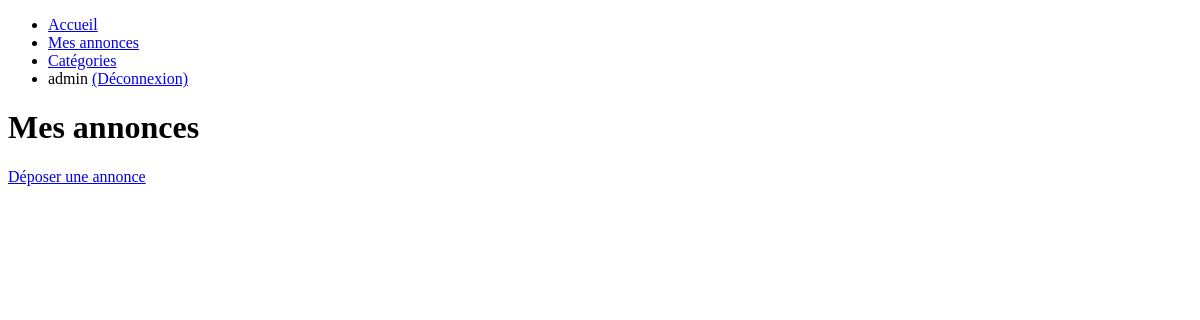
The page /advert/index.php (signed in) on the database as committed earlier.
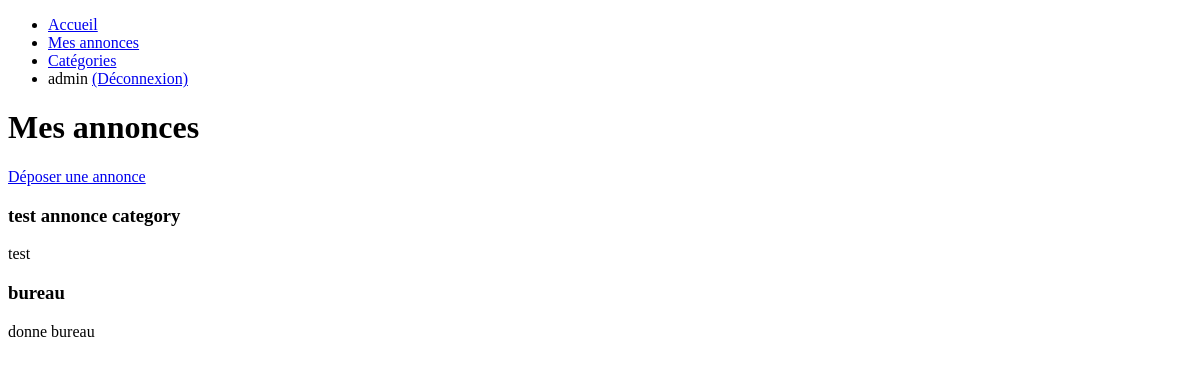
The same page on the database as committed later.
### tables this page shows
CREATE TABLE `advert` (
  `id` int(11) NOT NULL,
  `title` varchar(255) NOT NULL,
  `body` varchar(255) NOT NULL,
  `location` varchar(255) NOT NULL,
  `user_id` int(11) NOT NULL
);

### advert/index.php (the view, shortened to what this page needs)
<?php
$pdo = connectToDb();
$query = $pdo->prepare(
  'SELECT * FROM advert
  WHERE user_id = :user_id
   ORDER BY id DESC');
$query->execute([':user_id'=>$_SESSION['user_id']]);
$adverts = $query->fetchAll(PDO::FETCH_OBJ);
?>
 <!DOCTYPE html>
 <html lang="en" dir="ltr">
   <head>
   </head>
   <body>
     <header>
       <?php include PATH_BASE . 'includes/menu.inc.php'; ?>
       <h1>Mes annonces</h1>
     </header>
     <div class="">
       <a class="btn btn-primary" href="add.php">Déposer une annonce</a>
     </div>
     <?php foreach($adverts as $advert): ?>
       <article class="advert">
         <h3><?php echo $advert->title; ?></h3>
         <div>
           <?php echo $advert->body; ?>
         </div>
       </article>
     <?php endforeach; ?>
   </body>
 </html>

Rows that differ between the two databases and show on the page:
added advert: title "test annonce category", body "test"
added advert: title "bureau", body "donne bureau"
